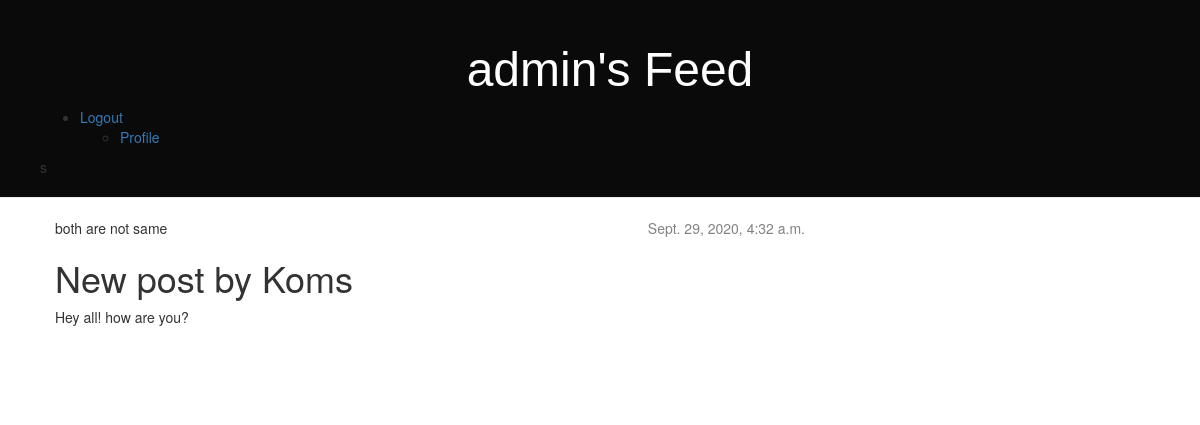
The page /post/3/ (signed in) on the database its author committed.
### accounts/models.py (models this page shows, shortened)
class Account(AbstractBaseUser):
    email = models.EmailField(verbose_name="email", max_length=60, unique=True)
    username = models.CharField(max_length=30, unique=True)
    date_joined = models.DateTimeField(verbose_name='date joined', auto_now_add=True)
    last_login = models.DateTimeField(verbose_name='last login', auto_now=True)
    is_voter = models.BooleanField(default=True)
    is_admin = models.BooleanField(default=False)
    is_staff = models.BooleanField(default=False)
    is_active = models.BooleanField(default=True)
    is_superuser = models.BooleanField(default=False)
    USERNAME_FIELD = 'username'
    REQUIRED_FIELDS = ['email','is_voter']
    objects = MyAccountManager()

### blog/models.py (models this page shows, shortened)
class Post(models.Model):
    author = models.ForeignKey(Account,on_delete=models.CASCADE)
    title = models.CharField(max_length=200)
    text = models.TextField()
    created_date = models.DateTimeField(default=timezone.now)
    published_date = models.DateTimeField(blank=True, null=True)

### blog/views.py (the view)
# urls.py: url(r'^post/(?P<pk>[0-9]+)/$', views.post_detail, name='post_detail'),
def post_detail(request, pk):
    post = get_object_or_404(Post, pk=pk)
    return render(request, 'blog/post_detail.html', {'post': post})

### templates/blog/post_detail.html
{% extends 'blog/base.html' %}
{% block content %}
    <div class="post">
        {% if post.published_date %}
            <div class="date">
                {{ post.published_date }}
            </div>
        {% endif %}
        {% if user.is_authenticated %}
            {% if user.username == post.author.username %}
                both same
                <a class="btn btn-default" href="{% url 'post_edit' pk=post.pk %}"><span class="glyphicon glyphicon-pencil"></span></a>
                <a class="btn btn-default" href="{% url 'post_delete' pk=post.pk %}"><span class="glyphicon glyphicon-trash"></span></a>
            {% else %}
                both are not same
            {% endif %}
        {% else %}
            User not authenticated!
        {% endif %}
		<h1>{{ post.title }}</h1>
        <p>{{ post.text|linebreaks }}</p>
	</div>
{% endblock %}

### templates/blog/base.html (shortened to what this page needs)
<!DOCTYPE html>
{% load static %}
<html>
    <head>
        <link rel="stylesheet" href="//maxcdn.bootstrapcdn.com/bootstrap/3.2.0/css/bootstrap.min.css">
		<link rel="stylesheet" href="//maxcdn.bootstrapcdn.com/bootstrap/3.2.0/css/bootstrap-theme.min.css">
        <link rel="stylesheet" href="{% static 'css/blog.css' %}" type="text/css">
    </head>
	<body>
		<div class="page-header">
			{% if user.is_authenticated %}
				<h1><a href="{% url 'post_list' %}">{{user.username}}'s Feed</a></h1>
				<ul>
					<li><a href="{% url 'logout' %}">Logout</a></li>
					<ul>
						<li><a href="{% url 'accounts:profile' %}">Profile</a></li>
					</ul>
				</ul>
			{% else %}
				<h1><a href="/">Posts Feed</a></h1>
				<ul>
					<li><a href="{% url 'login' %}">Login</a></li>
				</ul>
			{% endif %}s
		</div>
        <div class="content container">
            <div class="row">
                <div class="col-md-8">
					{% block content %}
					{% endblock %}
				</div>
            </div>
		</div>
	</body>
</html>

### static/css/blog.css (style rules this page uses)
h1 a { color: #1e075f; font-family: Arial, Helvetica, sans-serif; }
body { padding-left: 0; }
.page-header { background-color: #0a0a0a !important; margin-top: 0; padding: 20px 20px 20px 40px; }
.page-header h1, .page-header h1 a, .page-header h1 a:visited, .page-header h1 a:active { color: #ffffff; font-size: 36pt; text-decoration: none; text-align: center; }
.content { margin-left: 40px; }
.date { float: right; color: #828282; text-align: center; }
.post { margin-bottom: 70px; }

### rows shown on the page
Account: username "admin"
Post: published_date "Sept. 29, 2020, 4:32 a.m.", title "New post by Koms", text "Hey all! how are you?"
